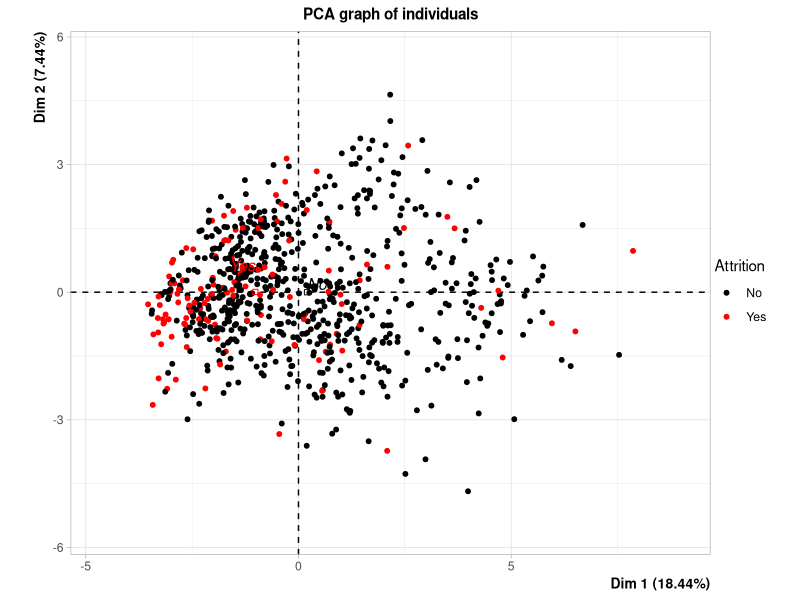
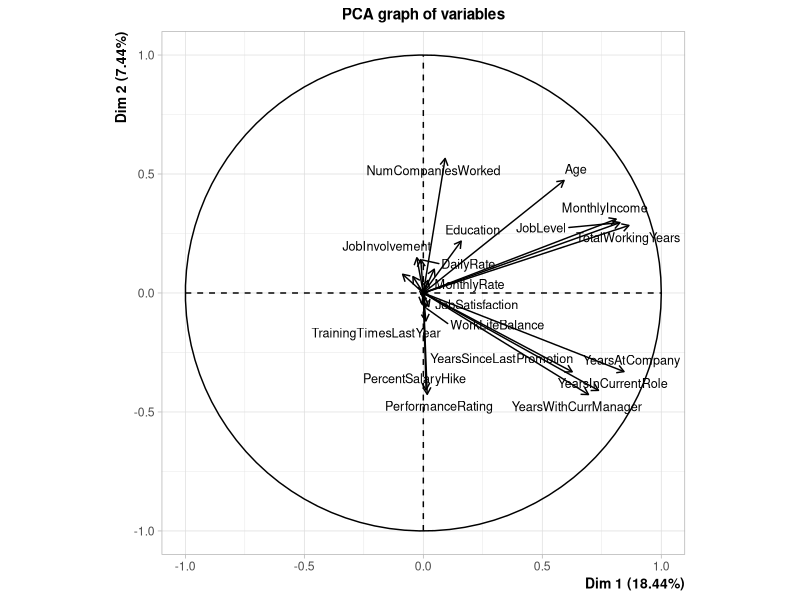
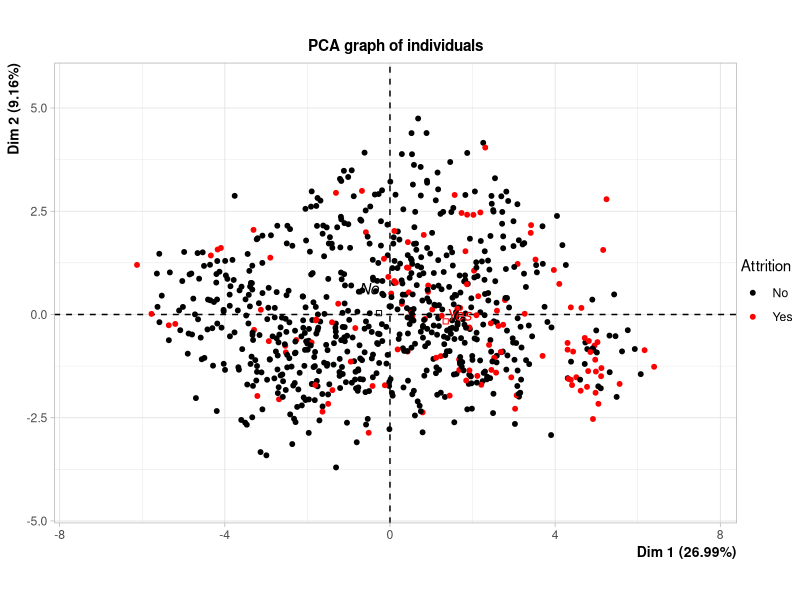
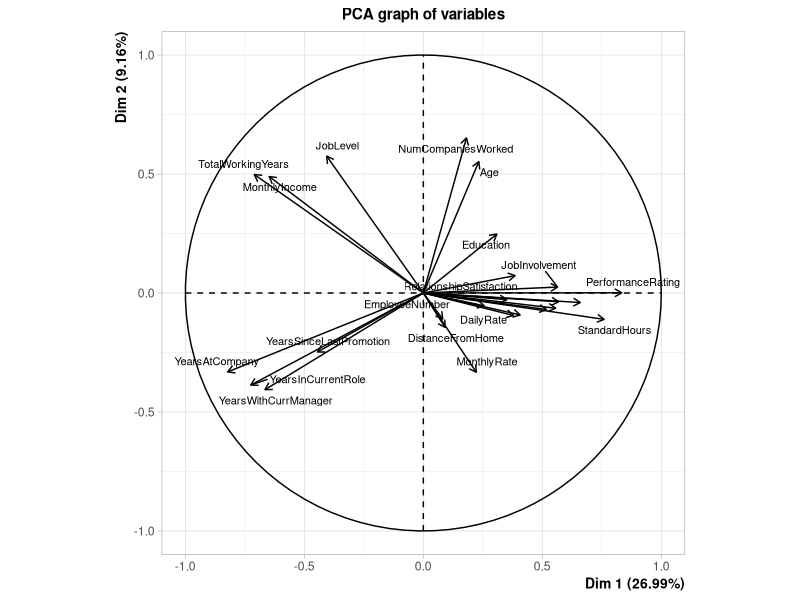
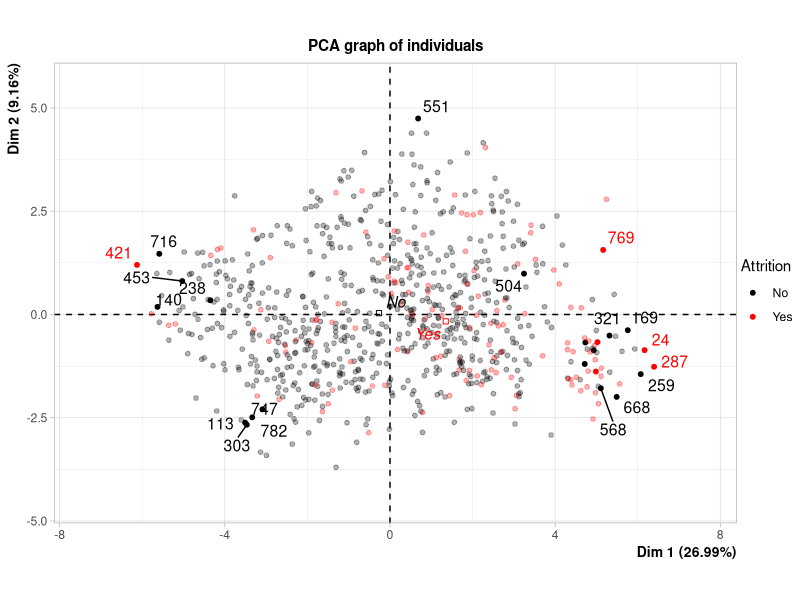
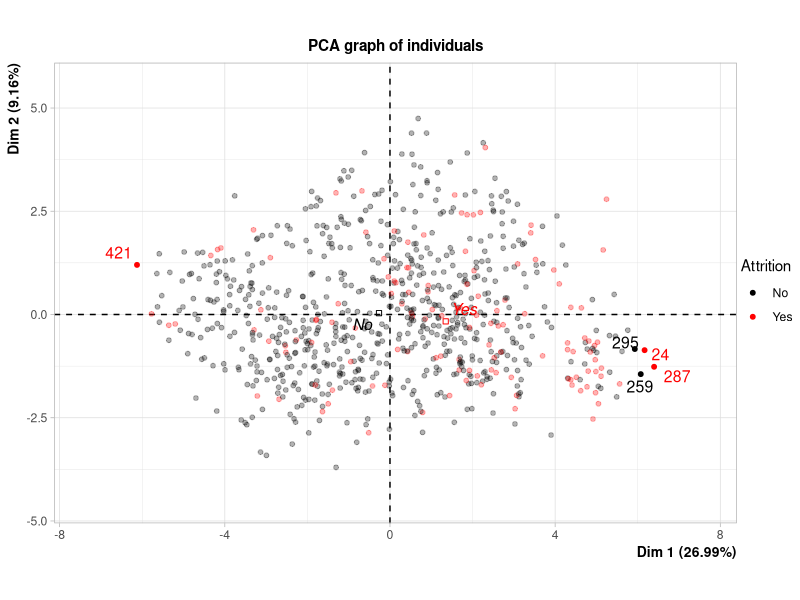
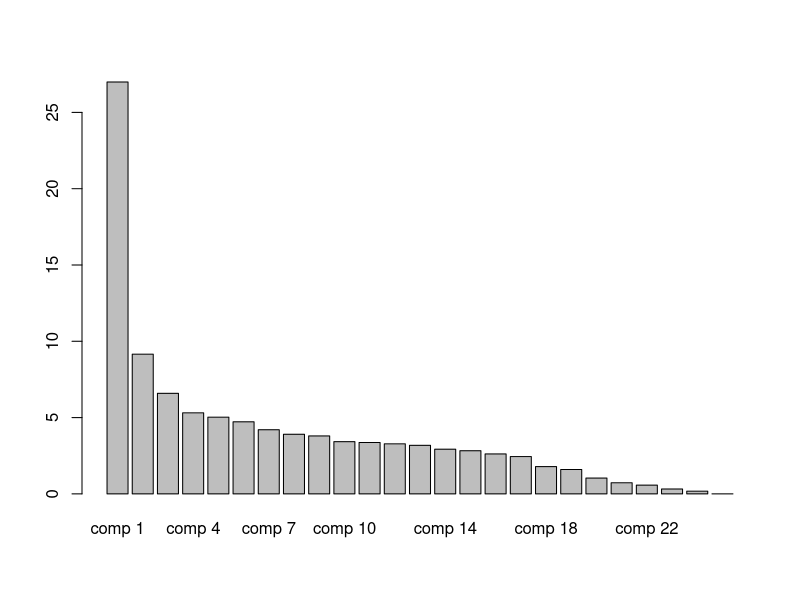
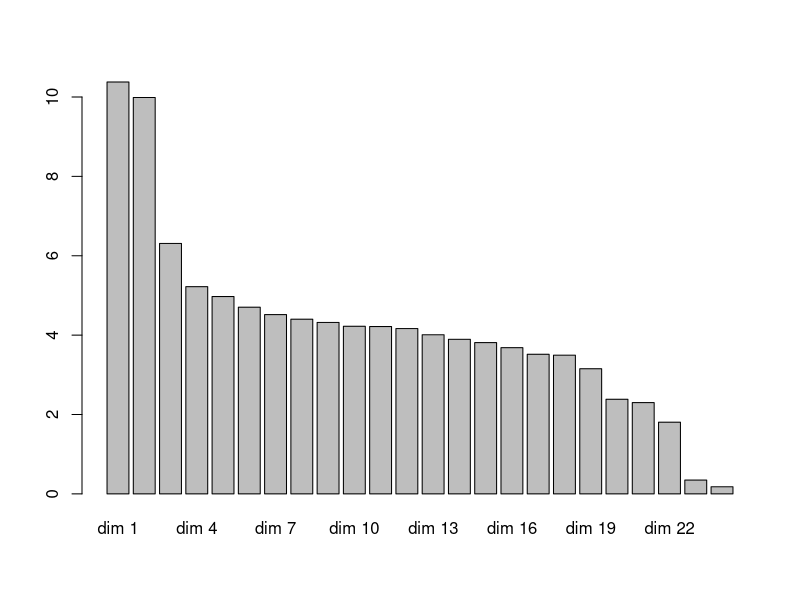

The R script that drew these images, in order:
## ---- chunk 1
data_train <- read.csv2("spreedsheets/data_train.csv", sep = ",")
data_train <- na.omit(data_train)
dim(data_train)
head(data_train)
## ---- chunk 2
data_train_num <- data_train[, unlist(lapply(data_train, is.numeric))]
data_train_num[26] <- data_train["Attrition"]
dim(data_train_num)
head(data_train_num)
## ---- chunk 3
chisq.test(data_train_num[-26])
## ---- chunk 4
library(FactoMineR)
res <- PCA(data_train_num, scale.unit = TRUE, graph = FALSE, quali.sup = 26)
plot(res, choix = "ind", habillage = 26, select = FALSE, unselect = 0)
plot(res, choix = "var", cex = 0.8)
## ---- chunk 5
data_train_log <- log(data_train_num[,-26])
data_train_log[data_train_log == -Inf] <- 0
data_train_log <- t(scale(t(data_train_log)))
data_train_log <- as.data.frame(data_train_log)
data_train_log[26] <- data_train["Attrition"]

head(data_train_log)
## ---- chunk 6
res <- PCA(data_train_log, scale.unit = TRUE, graph = FALSE, quali.sup = 26)
plot(res, choix = "ind", habillage = 26, select = FALSE, unselect = 0)
plot(res, choix = "var", cex = 0.7)
## ---- chunk 7
plot(res, select="cos2 0.7", choix="ind", habillage = 26)
plot(res, select="contrib 5", choix="ind", habillage = 26)
## ---- chunk 8
res$eig
barplot(res$eig[,2])
## ---- chunk 9
usefull_col <- (res$var$contrib[,1] > median(res$var$contrib[,1])) | (res$var$contrib[,2] > median(res$var$contrib[,2]))
usefull_col
## ---- chunk 10
data_train_fact <- data_train[, unlist(lapply(data_train, is.character))]
dim(data_train_fact)
head(data_train_fact)
## ---- chunk 11
library(FactoMineR)
res = MCA(data_train_fact, graph = FALSE)
barplot(res$eig[,2])
plot(res, invisible = "ind", cex = 0.5)
## ---- chunk 12
attach(data_train)
chisq.test(table(EducationField, JobRole))
chisq.test(table(EducationField, Department))
chisq.test(table(JobRole, Department))
